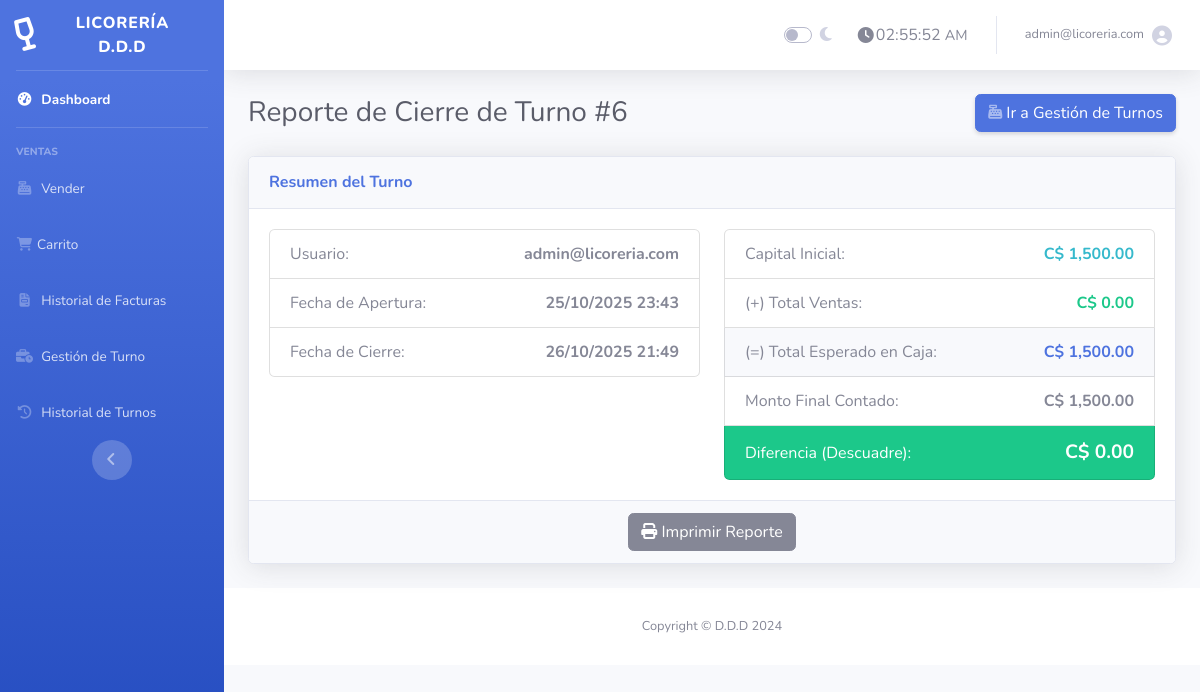
The app's page /reporte_turno.php?id=6 (signed in) with its own data.
### tables this page shows
CREATE TABLE `turnos_caja` (
  `id` int(11) NOT NULL AUTO_INCREMENT,
  `usuario_id` int(11) NOT NULL,
  `capital_inicial` decimal(10,2) NOT NULL,
  `total_ventas_calculado` decimal(10,2) DEFAULT NULL,
  `monto_final_real` decimal(10,2) DEFAULT NULL,
  `diferencia` decimal(10,2) DEFAULT NULL,
  `fecha_apertura` datetime NOT NULL DEFAULT current_timestamp(),
  `fecha_cierre` datetime DEFAULT NULL,
  `estado` enum('abierto','cerrado') NOT NULL DEFAULT 'abierto',
  PRIMARY KEY (`id`),
  KEY `usuario_id` (`usuario_id`),
  CONSTRAINT `turnos_caja_ibfk_1` FOREIGN KEY (`usuario_id`) REFERENCES `usuarios` (`id`) ON DELETE NO ACTION ON UPDATE CASCADE
);

CREATE TABLE `usuarios` (
  `id` int(11) NOT NULL AUTO_INCREMENT,
  `nombre` varchar(100) NOT NULL,
  `email` varchar(100) NOT NULL,
  `password` varchar(255) NOT NULL,
  `rol` enum('admin','empleado') DEFAULT 'empleado',
  `creado_en` timestamp NOT NULL DEFAULT current_timestamp(),
  PRIMARY KEY (`id`),
  UNIQUE KEY `email` (`email`)
);

### reporte_turno.php (the view, shortened to what this page needs)
<?php
require 'conexion.php';
$turno_id = $_GET['id'];
$stmt = $conexion->prepare("
    SELECT t.*, u.email as nombre_usuario
    FROM turnos_caja t
    JOIN usuarios u ON t.usuario_id = u.id
    WHERE t.id = ? AND t.estado = 'cerrado'
");
$stmt->bind_param("i", $turno_id);
$stmt->execute();
$resultado = $stmt->get_result();
$turno = $resultado->fetch_assoc();
$total_esperado = $turno['capital_inicial'] + $turno['total_ventas_calculado'];
include 'empleado_header.php';
?>
<div class="d-sm-flex align-items-center justify-content-between mb-4">
    <h1 class="h3 mb-0 text-gray-800">Reporte de Cierre de Turno #<?php echo $turno_id; ?></h1>
    <a href="gestion_turno.php" class="btn btn-primary shadow-sm"><i class="fas fa-cash-register fa-sm text-white-50"></i> Ir a Gestión de Turnos</a>
</div>
<div class="card shadow mb-4">
    <div class="card-header py-3">
        <h6 class="m-0 font-weight-bold text-primary">Resumen del Turno</h6>
    </div>
    <div class="card-body">
        <div class="row">
            <div class="col-md-6">
                <ul class="list-group">
                    <li class="list-group-item d-flex justify-content-between align-items-center">
                        Usuario:
                        <strong><?php echo htmlspecialchars($turno['nombre_usuario']); ?></strong>
                    </li>
                    <li class="list-group-item d-flex justify-content-between align-items-center">
                        Fecha de Apertura:
                        <strong><?php echo date('d/m/Y H:i', strtotime($turno['fecha_apertura'])); ?></strong>
                    </li>
                    <li class="list-group-item d-flex justify-content-between align-items-center">
                        Fecha de Cierre:
                        <strong><?php echo date('d/m/Y H:i', strtotime($turno['fecha_cierre'])); ?></strong>
                    </li>
                </ul>
            </div>
            <div class="col-md-6">
                <ul class="list-group">
                    <li class="list-group-item d-flex justify-content-between align-items-center">
                        Capital Inicial:
                        <span class="text-info font-weight-bold">C$ <?php echo number_format($turno['capital_inicial'], 2); ?></span>
                    </li>
                    <li class="list-group-item d-flex justify-content-between align-items-center">
                        (+) Total Ventas:
                        <span class="text-success font-weight-bold">C$ <?php echo number_format($turno['total_ventas_calculado'], 2); ?></span>
                    </li>
                    <li class="list-group-item d-flex justify-content-between align-items-center bg-light">
                        (=) Total Esperado en Caja:
                        <strong class="text-primary">C$ <?php echo number_format($total_esperado, 2); ?></strong>
                    </li>
                    <li class="list-group-item d-flex justify-content-between align-items-center">
                        Monto Final Contado:
                        <strong>C$ <?php echo number_format($turno['monto_final_real'], 2); ?></strong>
                    </li>
                    <li class="list-group-item d-flex justify-content-between align-items-center
                        <?php echo $turno['diferencia'] == 0 ? 'bg-success text-white' : 'bg-danger text-white'; ?>">
                        Diferencia (Descuadre):
                        <strong style="font-size: 1.2rem;">C$ <?php echo number_format($turno['diferencia'], 2); ?></strong>
                    </li>
                </ul>
            </div>
        </div>
    </div>
    <div class="card-footer text-center">
        <button onclick="window.print()" class="btn btn-secondary"><i class="fas fa-print"></i> Imprimir Reporte</button>
    </div>
</div>
<?php include 'empleado_footer.php'; ?>

### records on screen
turnos_caja: usuario.email "admin@licoreria.com", fecha_apertura "25/10/2025 23:43", fecha_cierre "26/10/2025 21:49", capital_inicial "1,500.00", total_ventas_calculado "0.00", total_esperado "1,500.00", monto_final_real "1,500.00", diferencia "0.00"

### other values on screen
$_SESSION['usuario'] "admin@licoreria.com"
$turno_id "6"
